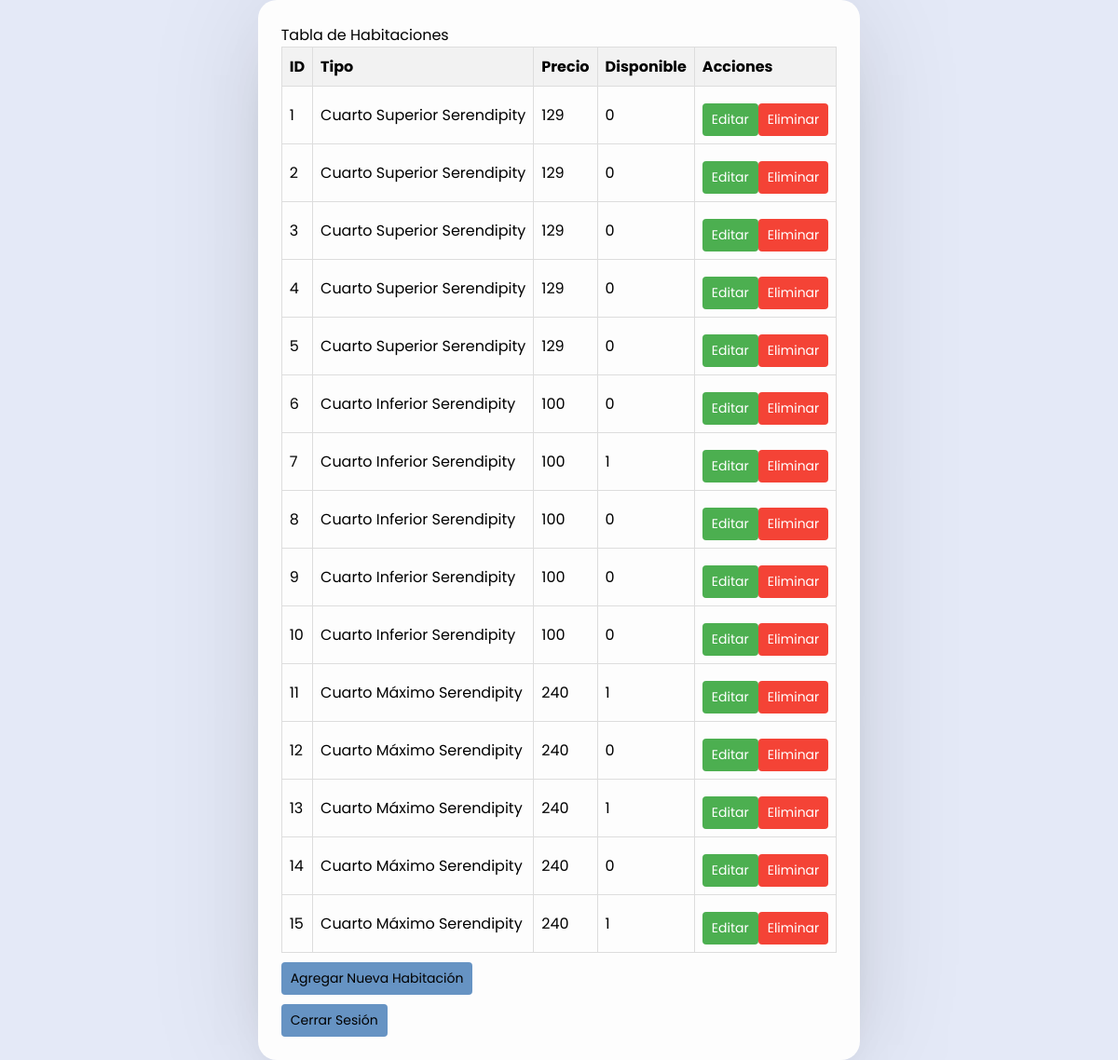
The page /admin_dashboard.php on the database its author committed.
### tables this page shows
CREATE TABLE `habitaciones` (
  `id` int(11) NOT NULL,
  `tipo` varchar(50) NOT NULL,
  `Disponible` int(11) NOT NULL DEFAULT 1,
  `precio` decimal(50,0) DEFAULT NULL
);

### admin_dashboard.php (the view, shortened to what this page needs)
<!DOCTYPE html>
<html lang="es">
<head>
    <link rel="stylesheet" href="css/login.css">
</head>
<body>
<?php
$servername = "localhost";
$username = "root";
$password = "";
$dbname = "formulario";
$conn = new mysqli($servername, $username, $password, $dbname);
$sql = "SELECT id, tipo, precio, Disponible FROM habitaciones";
$result = $conn->query($sql);
if ($result->num_rows > 0) {
    echo "<div class='contenedor'>";
    echo "<div class='box'>";
    echo "<header>Tabla de Habitaciones</header>";
    echo "<table>";
    echo "<tr><th>ID</th><th>Tipo</th><th>Precio</th><th>Disponible</th><th>Acciones</th></tr>";
    while($row = $result->fetch_assoc()) {
        echo "<tr>";
        echo "<td>".$row["id"]."</td>";
        echo "<td>".$row["tipo"]."</td>";
        echo "<td>".$row["precio"]."</td>";
        echo "<td>".$row["Disponible"]."</td>";
        echo "<td>";
        echo "<button class='btn btn-editar' onclick='editarHabitacion(".$row["id"].")'>Editar</button>";
        echo "<button class='btn btn-eliminar' onclick='eliminarHabitacion(".$row["id"].")'>Eliminar</button>";
        echo "</td>";
        echo "</tr>";
    }
    echo "</table>";
    echo    "<a href='agregar.php'><button class='btn btn-agregar'>Agregar Nueva Habitación</button></a>";
    echo "<a href='logout.php'><button class='btn btn-logout'>Cerrar Sesión</button></a>";
    echo "</div>";
    echo "</div>";
} else {
    echo "No se encontraron resultados";
}
?>
</body>
</html>

### css/login.css (style rules this page uses)
* { padding: 0; margin: 0; box-sizing: border-box; font-family: 'Poppins', sans-serif; }
body { background: #e4e9f7; }
.contenedor { display: flex; align-items: center; justify-content: center; min-height: 90vh; }
.box { background: #fdfdfd; display: flex; flex-direction: column; padding: 25px 25px; border-radius: 20px; box-shadow: 0 0 128px 0 rgba(0,0,0,0.1), 0 32px 64px -48px rgba(0,0,0,0.5); }
.btn { height: 35px; background: rgba(68, 123, 182, 0.808); border: 0; border-radius: #fff; font-size: 15px; cursor: pointer; transition: all .3s; margin-top: 10px; padding: 0px 10px; }

### admin_dashboard.php (style rules this page uses)
table { border-collapse: collapse; width: 100%; }
th, td { border: 1px solid #ddd; padding: 8px; text-align: left; }
th { background-color: #f2f2f2; }
.btn { padding: 6px 10px; font-size: 14px; cursor: pointer; border: none; border-radius: 4px; }
.btn-editar { background-color: #4CAF50; color: white; }
.btn-eliminar { background-color: #f44336; color: white; }

### rows shown on the page
habitaciones: id "1", tipo "Cuarto Superior Serendipity", precio "129", Disponible "0"
habitaciones: id "2", tipo "Cuarto Superior Serendipity", precio "129", Disponible "0"
habitaciones: id "3", tipo "Cuarto Superior Serendipity", precio "129", Disponible "0"
habitaciones: id "4", tipo "Cuarto Superior Serendipity", precio "129", Disponible "0"
habitaciones: id "5", tipo "Cuarto Superior Serendipity", precio "129", Disponible "0"
habitaciones: id "6", tipo "Cuarto Inferior Serendipity", precio "100", Disponible "0"
habitaciones: id "7", tipo "Cuarto Inferior Serendipity", precio "100", Disponible "1"
habitaciones: id "8", tipo "Cuarto Inferior Serendipity", precio "100", Disponible "0"
habitaciones: id "9", tipo "Cuarto Inferior Serendipity", precio "100", Disponible "0"
habitaciones: id "10", tipo "Cuarto Inferior Serendipity", precio "100", Disponible "0"
habitaciones: id "11", tipo "Cuarto Máximo Serendipity", precio "240", Disponible "1"
habitaciones: id "12", tipo "Cuarto Máximo Serendipity", precio "240", Disponible "0"
habitaciones: id "13", tipo "Cuarto Máximo Serendipity", precio "240", Disponible "1"
habitaciones: id "14", tipo "Cuarto Máximo Serendipity", precio "240", Disponible "0"
habitaciones: id "15", tipo "Cuarto Máximo Serendipity", precio "240", Disponible "1"
